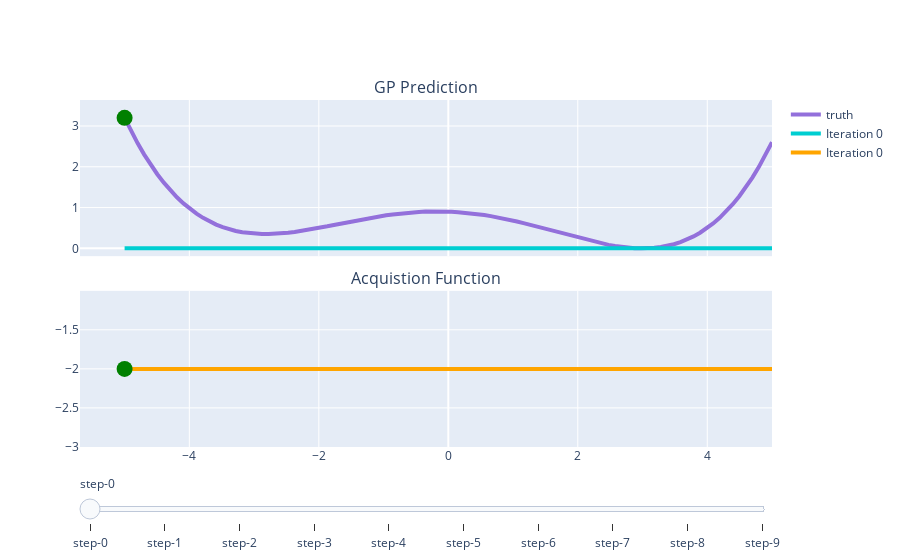

Source (notebook cell):
### Code cell
truth = himmelblau(X_query).flatten()
plot_bayes_opt_plotly(result, X_plot=X_query.flatten(), truth=truth)
